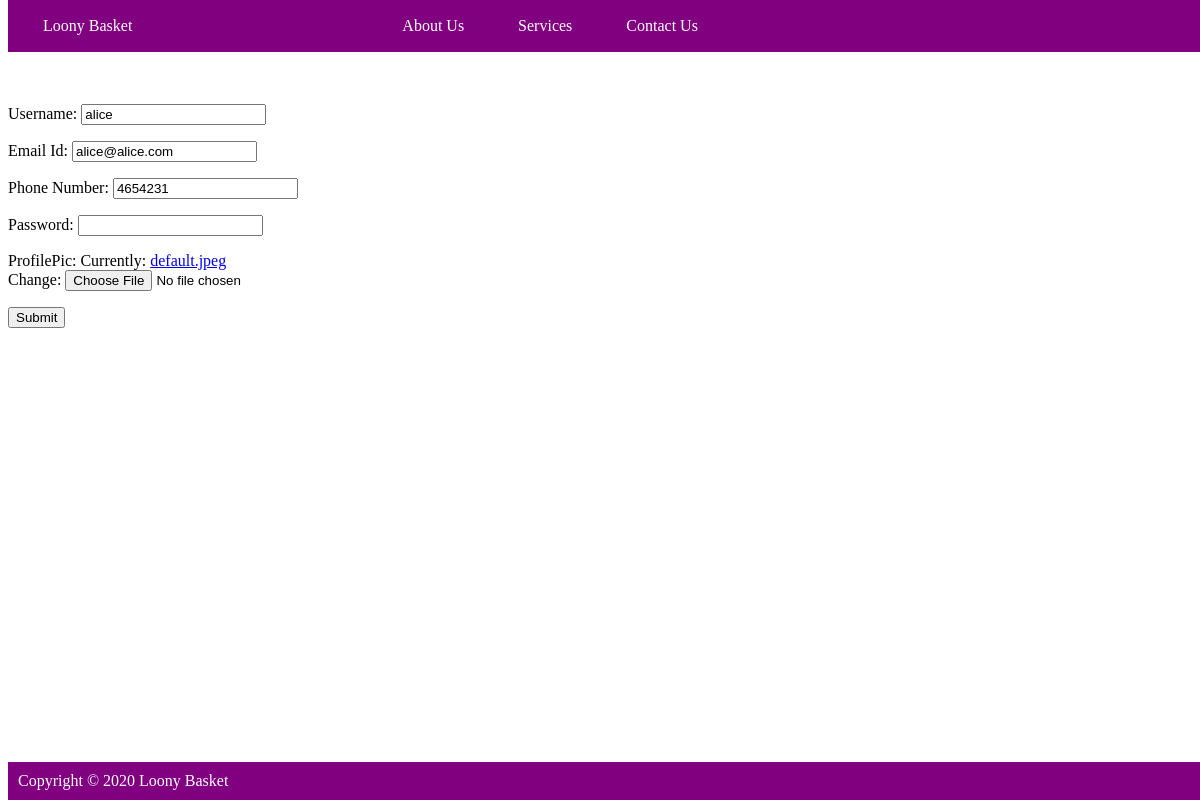
Screenshot of /userupdate/3/ (signed in) with the database file from the repository.
### groceries_new/models.py (models this page shows, shortened)
class RegisteredUser(models.Model):
    name=models.CharField(max_length=100)
    emailid=models.CharField(max_length=100)
    phoneNum=models.CharField(blank=True, null=True, max_length=20)
    password = models.CharField(max_length=30)
    profilePic=models.ImageField(upload_to='profile_pics',default='default.jpg')

### groceries_new/views.py (the view)
# urls.py: path("userupdate/<int:pk>/", views.UserUpdateView.as_view(template_name="user_create.html"), name="userupdate"),
class UserUpdateView(UserPassesTestMixin, UpdateView):
    model=RegisteredUser
    form_class=RegisterForm
    def test_func(self):
        if self.request.user.is_active:
            return True
        else:
            return False

### groceries_new/forms.py
class RegisterForm(ModelForm):
    password = forms.CharField(widget=forms.PasswordInput)
    class Meta:
        model = RegisteredUser
        fields = '__all__'
        labels = {
            "name": "Username",
            "emailid": "Email Id",
            "phoneNum": "Phone Number",
            "password": "Password"
        }

### groceries_new/templates/user_create.html (shortened to what this page needs)
{% extends "base.html" %}
	{% block content %}
	<form action="" method="post">
        {% if request.user.is_superuser %}
  		    {{form.as_p}}
  	        <input type="submit" value="Submit">
        {% else %}
            The logged in user is not a super user
                Please login as superuser to add/modify data
        {% endif %}
	</form>
	{% endblock %}

### groceries_new/templates/base.html (style rules this page uses)
body { padding-top: 80px; padding-bottom: 80px; }

### rows the page displays
RegisteredUser: name "alice", emailid "alice@alice.com", phoneNum "4654231"
